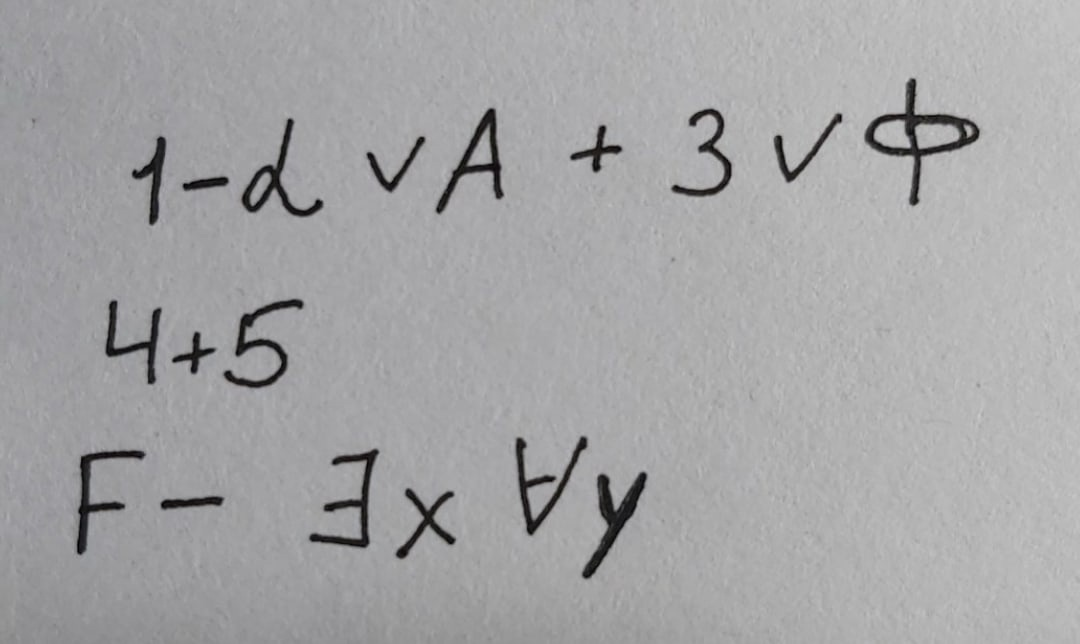
#> input picture TEST/real2.jpg, 1080 x 644 px, given in place of eng.jpg, which was not available
$ jupyter execute --allow-errors sliding_window_Residium.ipynb
#> lines starting #> are read from the running program, lines starting #| are printed output that depends on the picture; after the words box and inside, x2 and y2 are one past the last pixel; in counts of white or black regions, pixels touching at a corner belong together
### models/MathNetFactory.py
import torch

import models.MathNet as mnt
import models.MathNet20 as mnt20
import models.MathNet112 as mnt112

PREFIX_56 = "models/mathnet56/"
PREFIX_20 = "models/mathnet224/"
PREFIX_224 = "models/mathnet224/"

class MathNetFactory:
    def __init__(self):
        self.model = None
        self.path = ""

    def SetModel(self, image_size):
        if (image_size == 112):
            self.model = mnt112.MathNet112()
        elif (image_size == 20):
            self.model = mnt20.MathNet20()
        elif (image_size == 224):
            self.model = mnt.MathNet()
        else:
            raise Exception('INVALID SIZE')
        self.path = 'T:\my_programs\Math_recognition\models\mathnet'+str(image_size)+'\mathnet.ml'


    def LoadModel(self):
        self.model.load_state_dict(torch.load(self.path))
        return self.model

### sliding_window_Residium.ipynb
[cell 1]
import torch
import numpy as np
import argparse
import imutils
import time
import cv2

from PIL import Image, ImageOps, ImageFont, ImageDraw
from torchvision import transforms

import matplotlib.pyplot as plt
import torch.nn as nn

import models.MathNet as mnt
import models.MathNet56 as mnt56
from models.MathNetFactory import MathNetFactory
from utils.letter import Letter
from utils.SlidingWindow import *

[cell 2]
IMAGE_SIZE = 56

NUM_CLASSES = mnt.NUM_CLASSES
factory = MathNetFactory()
#> (the rest of this cell did not finish here and is left out)

[cell 3]
#CUDA_LAUNCH_BLOCKING=1
torch.cuda.empty_cache()
#> (this line was passed over: torch is not available in this run)

#> (the rest of this cell did not finish here and is left out)

[cell 4]
class LeNet5(torch.nn.Module):
    # [43 lines left out: functions __init__, forward, not called in this run]

[cell 5]
class Letter:
    # [15 lines left out: function __init__, not called in this run]

    def resize():
        pass

[cell 6]
kwargs = dict(
        PYR_SCALE=2.25,
        WIN_STEP=16,
        ROI_SIZE=(48, 48),
        INPUT_SIZE=(IMAGE_SIZE, IMAGE_SIZE),
        VISUALIZE=True,
        MIN_CONF=3.05,
        IOU_THRESH = 0.5,
        DEBUG=False
    )

#> (a cell that did not finish here is left out)

[cell 8]
# [15 lines left out: function resize_image, not called in this run]

[cell 9]
class Letter:
    # [13 lines left out: function __init__, not called in this run]

[cell 10]
# [92 lines left out: function letters_extract, not called in this run]

[cell 11]
# [12 lines left out: function average_size, not called in this run]

[cell 12]
# [58 lines left out: function img_to_str, not called in this run]

#> (a cell that did not finish here is left out)

#> (a cell that did not finish here is left out)

[cell 15]
import cv2
from imutils import contours
import pytesseract

pytesseract.pytesseract.tesseract_cmd = "C:\\Program Files\\Tesseract-OCR\\tesseract.exe"

img = cv2.imread('TEST/eng.jpg')
#> img is the input picture: shape (644, 1080, 3); mean B, G, R 165.8, 164.6, 164.7
height,width,_=img.shape
#> height = 644; width = 1080
gray = cv2.cvtColor(img,cv2.COLOR_BGR2GRAY)
thresh = cv2.threshold(gray,0,255,cv2.THRESH_OTSU)[1]
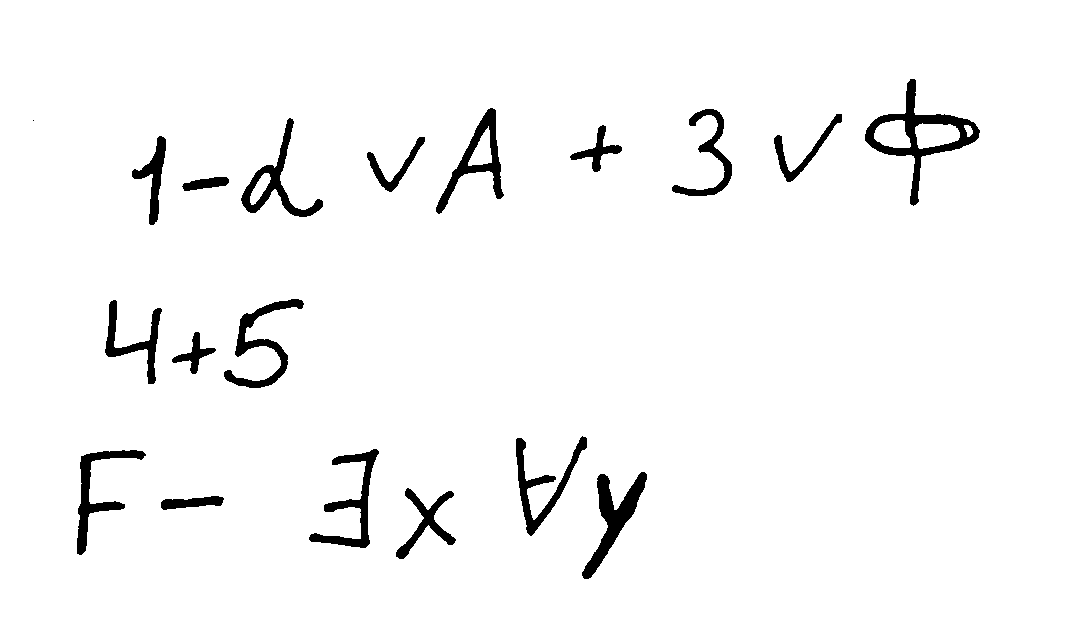
#> thresh: shape (644, 1080); 96.7% white; 19 black regions (1 under 20 px)

cnts = cv2.findContours(thresh,cv2.RETR_TREE,cv2.CHAIN_APPROX_SIMPLE)
#> cnts = 25 contours, 1 with area under 20; largest, box (x1, y1, x2, y2) and area: (0, 0, 1080, 644) 693797, (864, 78, 981, 207) 4764, (435, 107, 505, 215) 2405, (581, 471, 648, 580) 2220, (240, 117, 324, 218) 2133
cnts,_= contours.sort_contours(cnts[0])
print(len(cnts))
#| 25
# [11 lines of commented-out code are left out]


$ run again, on TEST/real4.jpg
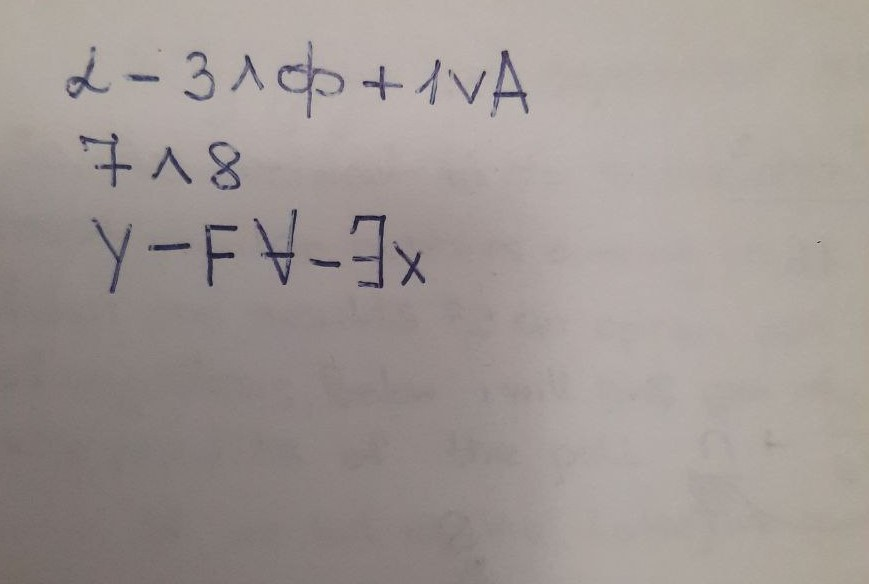
#> input picture TEST/real4.jpg, 869 x 584 px, given in place of eng.jpg, which was not available
#> img is the input picture: shape (584, 869, 3); mean B, G, R 148, 151.8, 160.1
#> `thresh = cv2.threshold(gray,0,255,cv2.THRESH_OTSU)[1]`:
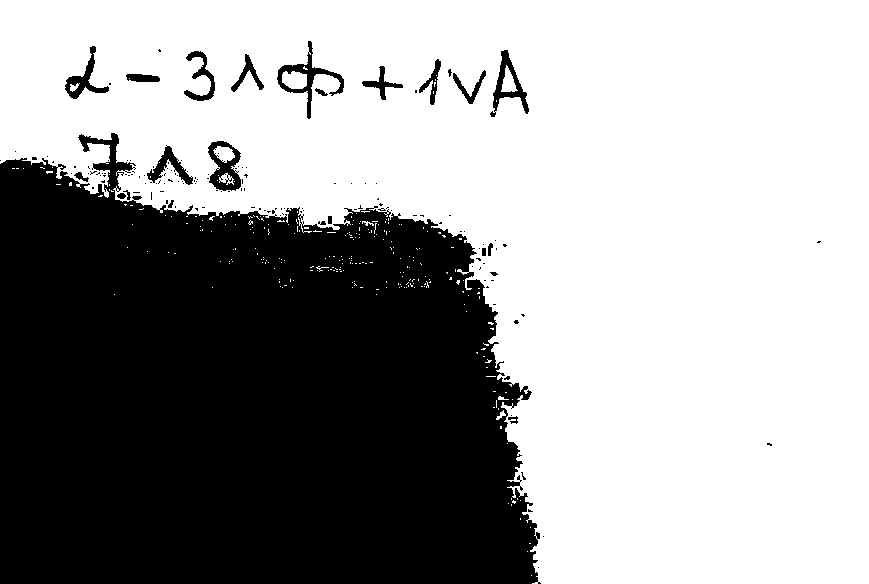
#> thresh: shape (584, 869); 61% white; 150 black regions (127 under 20 px)
#> cnts = 485 contours, 447 with area under 20; largest, box (x1, y1, x2, y2) and area: (0, 0, 869, 584) 313868, (276, 40, 345, 120) 1495, (207, 140, 242, 192) 1275, (492, 49, 530, 115) 1079, (64, 45, 110, 100) 771
#| 485
